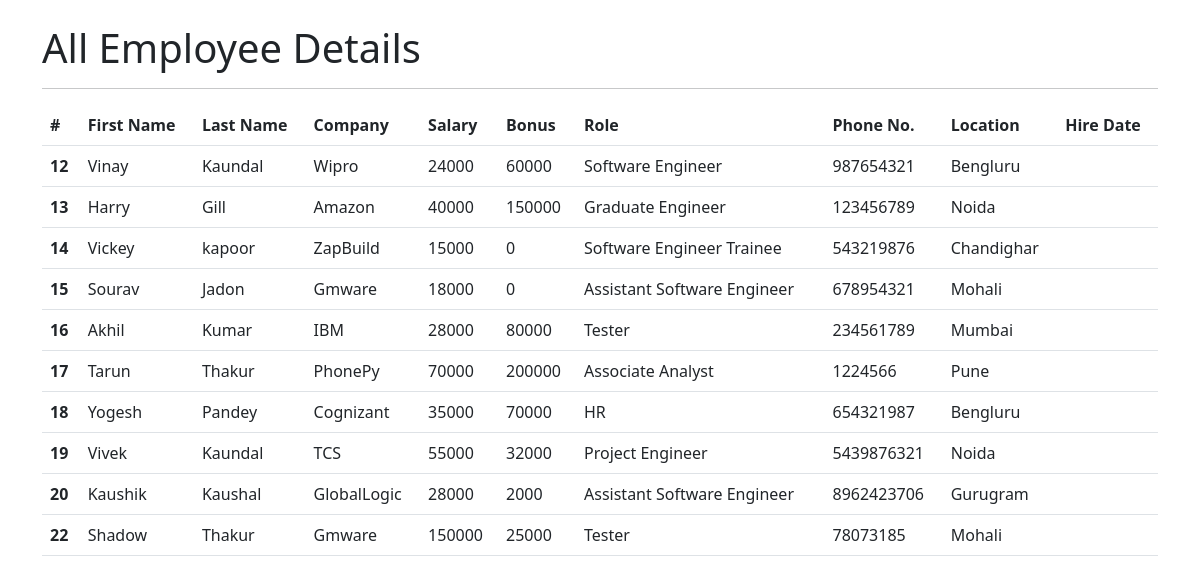
The app's page /all_emp with its own data.
### myapp/models.py (models this page shows, shortened)
class Employee(models.Model):
    first_name = models.CharField(max_length=100,null=False)
    last_name = models.CharField(max_length=100)
    dept = models.ForeignKey(Department, on_delete=models.CASCADE)
    salary = models.IntegerField(default=0)
    bonus = models.IntegerField(default=0)
    role = models.ForeignKey(Role, on_delete=models.CASCADE)
    phone = models.IntegerField(default=0)
    hire_date = models.DateField()
    def __str__(self):
        return "%s %s %s" %(self.first_name, self.last_name, self.phone)

class Department(models.Model):
    name = models.CharField(max_length=100,null=False)
    location = models.CharField(max_length=100)

class Role(models.Model):
    name = models.CharField(max_length=100)

### myapp/views.py (the view)
# urls.py: path('all_emp',views.all_emp,name='all_emp'),
def all_emp(request):
    emps = Employee.objects.all()
    context = {
        'emps' : emps
    }
    print(context)
    return render(request,'all_emp.html',context)

### myapp/templates/all_emp.html (shortened to what this page needs)
<!doctype html>
<html lang="en">
  <head>
    <link href="https://cdn.jsdelivr.net/npm/bootstrap@5.2.0/dist/css/bootstrap.min.css" rel="stylesheet">
  </head>
  <body>
    <div class="container">
        <br>
          <h1>All Employee Details</h1>
        <hr>
                <table class="table">
                    <thead>
                      <tr>
                        <th scope="col">#</th>
                        <th scope="col">First Name</th>
                        <th scope="col">Last Name</th>
                        <th scope="col">Company</th>
                        <th scope="col">Salary</th>
                        <th scope="col">Bonus</th>
                        <th scope="col">Role</th>
                        <th scope="col">Phone No.</th>
                        <th scope="col">Location</th>
                        <th scope="col">Hire Date</th>
                      </tr>
                    </thead>
                    {% for emp in emps %}
                    <tbody>
                      <tr>
                        <th scope="row">{{emp.id}}</th>
                        <td>{{emp.first_name}}</td>
                        <td>{{emp.last_name}}</td>
                        <td>{{emp.dept.name}}</td>
                        <td>{{emp.salary}}</td>
                        <td>{{emp.bonus}}</td>
                        <td>{{emp.role.name}}</td>
                        <td>{{emp.phone}}</td>
                        <td>{{emp.dept.location}}</td>
                        <td>{{emp.hiredate}}</td>
                      </tr>
                    </tbody>
                    {% endfor %}
                  </table>
        </div>
  </body>
</html>

### records on screen
Employee: id "12", first_name "Vinay", last_name "Kaundal", dept.name "Wipro", salary "24000", bonus "60000", role.name "Software Engineer", phone "987654321", dept.location "Bengluru"
Employee: id "13", first_name "Harry", last_name "Gill", dept.name "Amazon", salary "40000", bonus "150000", role.name "Graduate Engineer", phone "123456789", dept.location "Noida"
Employee: id "14", first_name "Vickey", last_name "kapoor", dept.name "ZapBuild", salary "15000", bonus "0", role.name "Software Engineer Trainee", phone "543219876", dept.location "Chandighar"
Employee: id "15", first_name "Sourav", last_name "Jadon", dept.name "Gmware", salary "18000", bonus "0", role.name "Assistant Software Engineer", phone "678954321", dept.location "Mohali"
Employee: id "16", first_name "Akhil", last_name "Kumar", dept.name "IBM", salary "28000", bonus "80000", role.name "Tester", phone "234561789", dept.location "Mumbai"
Employee: id "17", first_name "Tarun", last_name "Thakur", dept.name "PhonePy", salary "70000", bonus "200000", role.name "Associate Analyst", phone "1224566", dept.location "Pune"
Employee: id "18", first_name "Yogesh", last_name "Pandey", dept.name "Cognizant", salary "35000", bonus "70000", role.name "HR", phone "654321987", dept.location "Bengluru"
Employee: id "19", first_name "Vivek", last_name "Kaundal", dept.name "TCS", salary "55000", bonus "32000", role.name "Project Engineer", phone "5439876321", dept.location "Noida"
Employee: id "20", first_name "Kaushik", last_name "Kaushal", dept.name "GlobalLogic", salary "28000", bonus "2000", role.name "Assistant Software Engineer", phone "8962423706", dept.location "Gurugram"
Employee: id "22", first_name "Shadow", last_name "Thakur", dept.name "Gmware", salary "150000", bonus "25000", role.name "Tester", phone "78073185", dept.location "Mohali"
